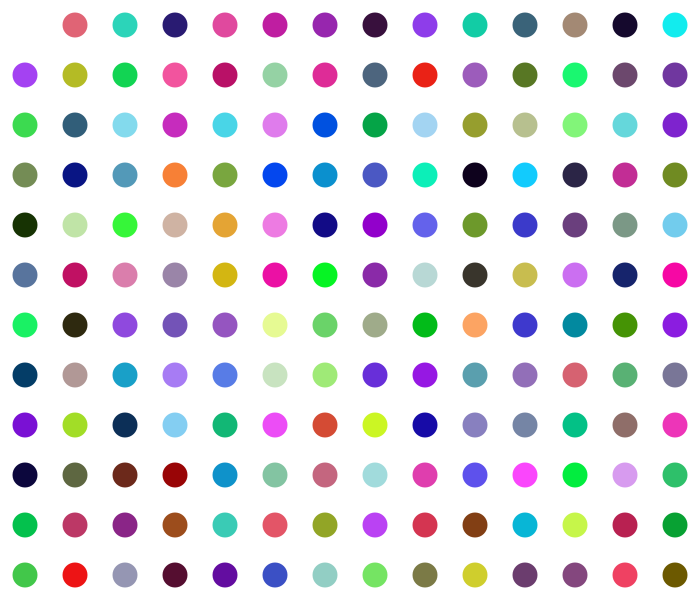
Frame 1 (no input)
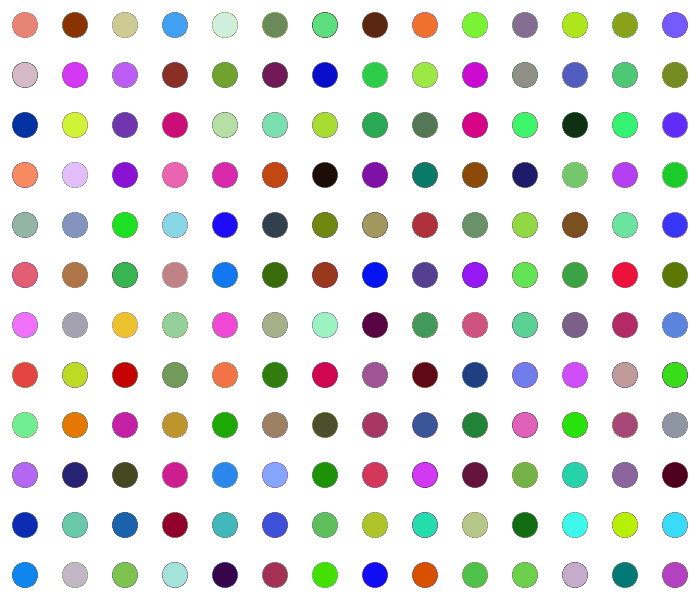
Frame 60 (the mouse pressed at the canvas centre just before this capture)
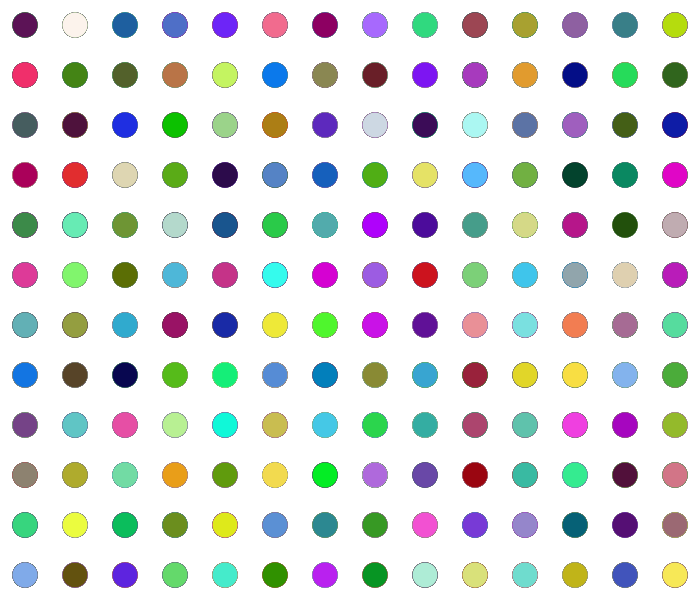
Frame 120 (the mouse held since frame 60 and released just before this capture)

The Processing sketch that drew these frames (run headless with seeded random() and noise(); from frame 60 on, the mouse is pressed at the canvas centre):

// Processing sketch: processing_41503
// ── processing_41503.pde

void setup() {
  size(700,600);
  background(255);
  smooth();
  noStroke();
}

void draw() {
  
for (int i=25; i < width; i=i+50) {
  for (int j=25; j < height; j=j+50) {
  ellipse(i, j, 25, 25);
  fill(random(0,255),random(0,255),random(0,255));
  }
}
}

void mouseClicked() {
  stop();
}
                    
